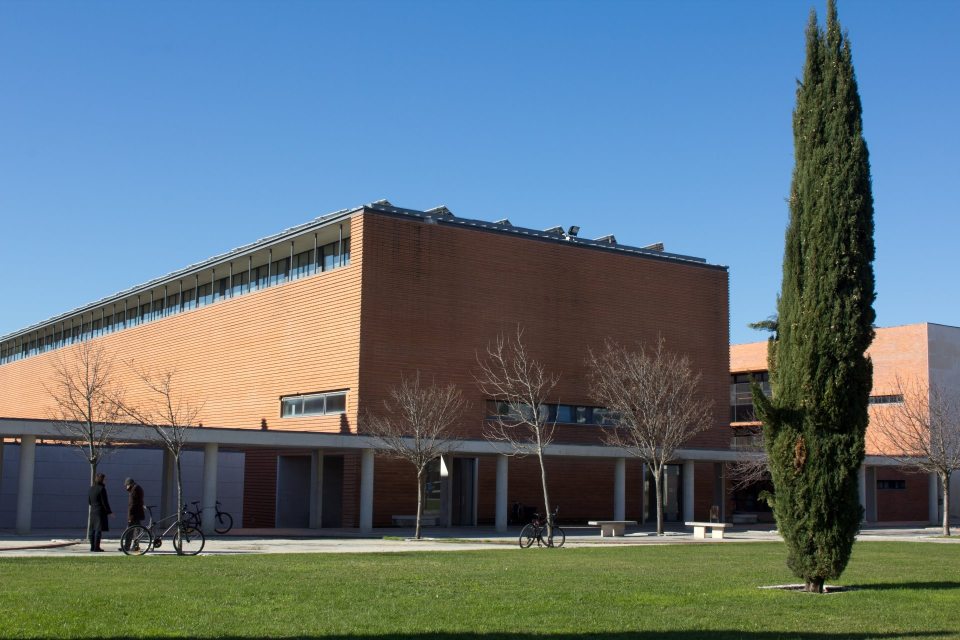
%> input picture aula1_prática/dem_ua.jpg, 1920 x 1280 px (shown at 1/2 size)
$ octave Aula1P_TurmaP2.m   (GNU Octave 9; MATLAB toolbox functions it lacks are replaced by stand-ins)
%> lines starting %> are read from the running program, lines starting %| are printed output that depends on the picture
%% Cabeçalho
% Autor: Miguel Oliveira
% Data: 21-9-26
% Programa para turma IEM P1

clc % limpar o command window
clear all % limpar a memoria do programa
close all; % fechar todas as figuras

%% Exercicio 1

a = 8; % ponto e virgla para sumprimir a impressao para o terminal

bruna = 3;

c = a + bruna

%% Exercicio matrizes

v1 = [21 22 33 44];
v2 = [12 10];

% media do vetor 1
media_v1 = mean(v1)


% matriz é um vetor a duas dimensões

M = [1 2 3 4
     5 6 7 8
     9 10 11 12]


%% Exercicio campo futebol
clc

tempos = [20 25 17  2
          15 25 30  1
           5  5 10  3]

% a) obter a soma dos tempos nos cantos
tempos_cantos = [tempos(1,1) tempos(1,4) tempos(3,1) tempos(3,4)]
soma_tempos_cantos = sum(tempos_cantos)

% tudo ao molhe
% soma_tempos_cantos = sum([tempos(1,1) tempos(1,4) tempos(3,1) tempos(3,4)])

% b) obter a soma do tempo no lado esquerdo do campo
lado_esquerdo = tempos(1, :)
soma_lado_esquerdo = sum(lado_esquerdo)

% c) obter a media do tempo nas zonas do lado direito
lado_direito = tempos(3, :)
media_lado_direito = mean(lado_direito)

%% Exercicio imagens

clc

imagem = imread('dem_ua.jpg');
%> imagem is the input picture: size 1280x1920x3 uint8; mean R, G, B 96.3, 114.9, 124.7

imagem = im2double(imagem); % converte os valores dos pixeis para [0 - 1]
%> imagem: size 1280x1920x3 double

imagem_gray = rgb2gray(imagem); % conversao para cores cinzentas
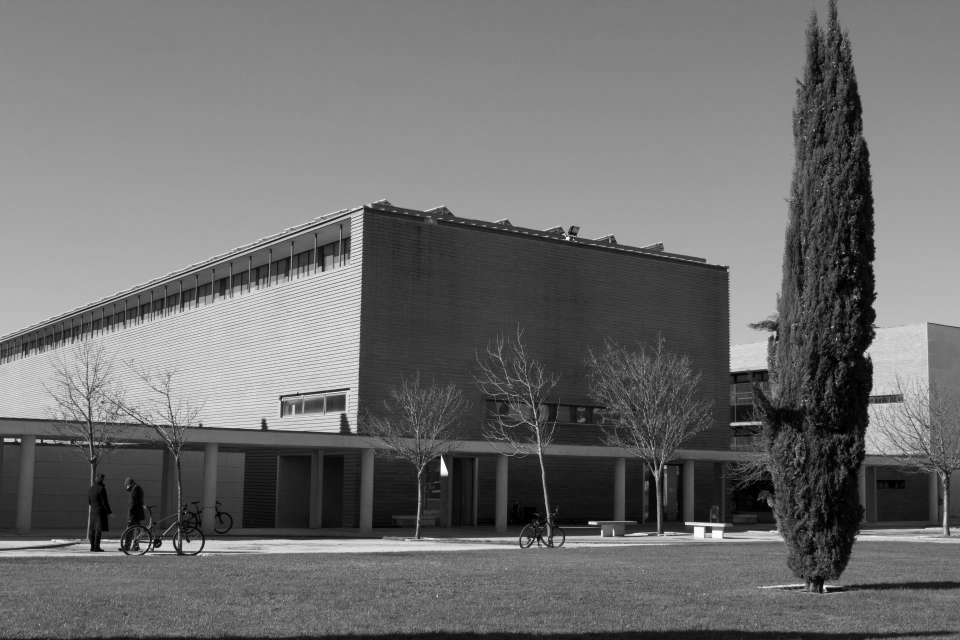
%> imagem_gray: size 1280x1920 double (shown at 1/2 size); min 0, max 0.999, mean 0.433

% imagem_gray(500:800, :) = 1; % pintar faixa branca

figure;
imshow(imagem_gray)


figure;
imagem_gray_clara = imagem_gray * 1.2;
imshow(imagem_gray_clara)


%% Desafio escurecer, manter, clarear


%% partir a imagem em subimagens, altera-las e depois juntar
E = imagem_gray(:, 1:640);
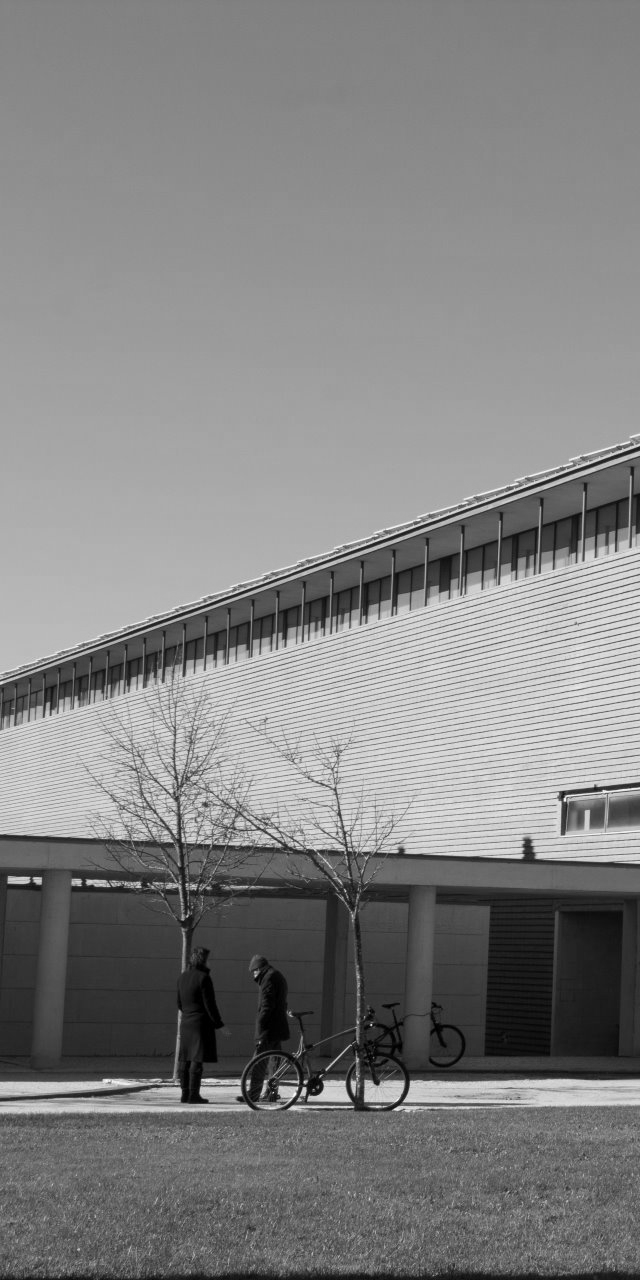
%> E: size 1280x640 double; min 0, max 0.997, mean 0.51
M = imagem_gray(:, 641:2*640);
D = imagem_gray(:, 2*640+1:end);

% alterar as imagens
E = E *0.5;
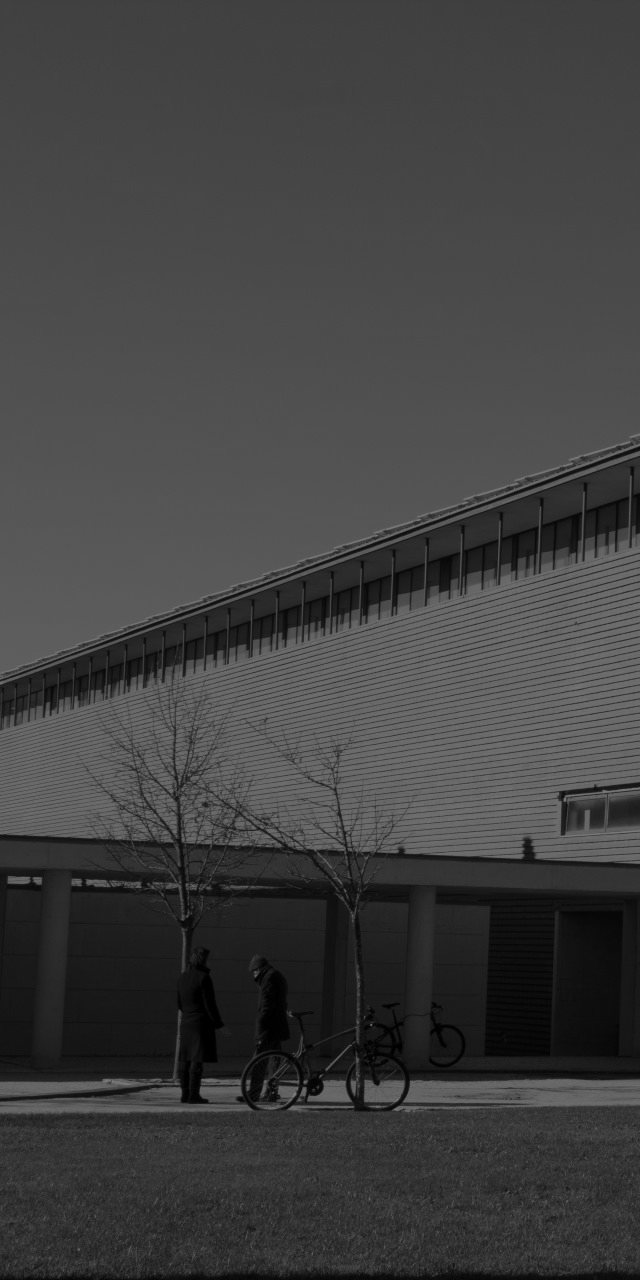
%> E: size 1280x640 double; min 0, max 0.498, mean 0.255
D = D * 1.5;

figure;
imshow(E)
title('Esquerda')

figure;
imshow(M)
title('Meio')

figure;
imshow(D)
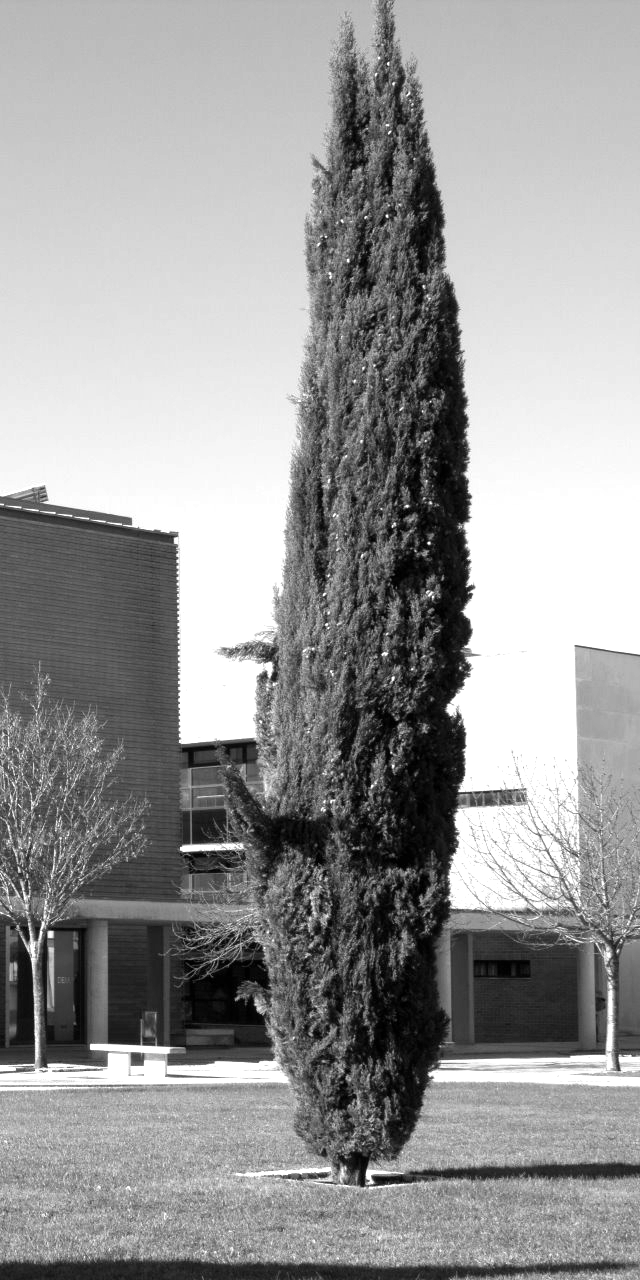
%> displayed picture: size 1280x640, on the screen's scale of 0 to 255; min 0, max 255, mean 151.6
title('Direita')

% juntar as subimagens alteradas

imagem_alterada = [E M D];

% imagem_alterada = [E; M; D];

figure;
imshow(imagem_alterada)
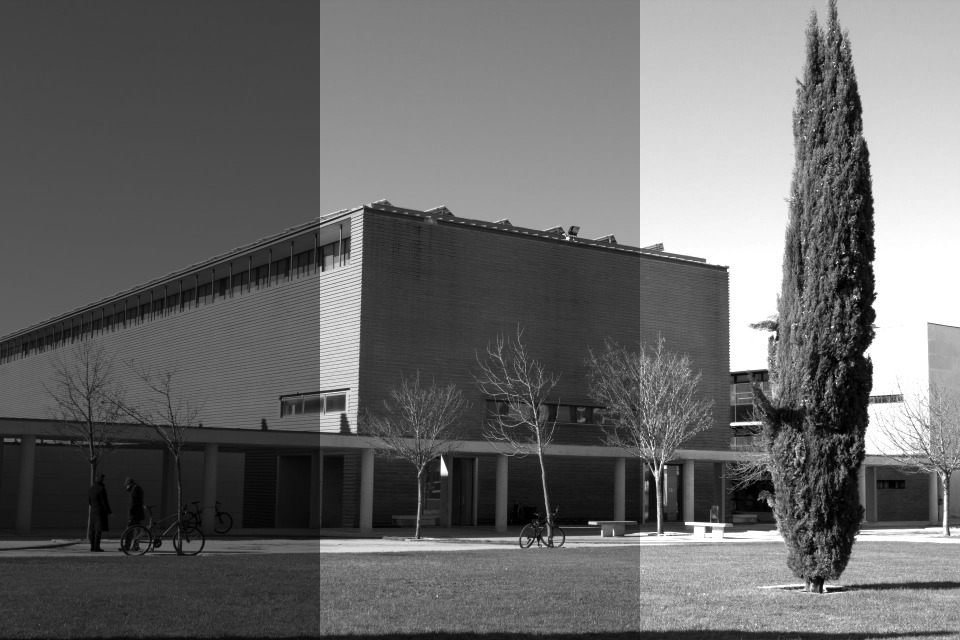
%> displayed picture: size 1280x1920, on the screen's scale of 0 to 255 (shown at 1/2 size); min 0, max 255, mean 105
title('imagem_alterada')

%% nao partir e alterar a imagem diretamente nas zonas alvo

imagem_alterada2 = imagem_gray;


% pintar a parte esquerda
imagem_alterada2(:, 1:640) =  imagem_alterada2(:, 1:640) * 0.5;
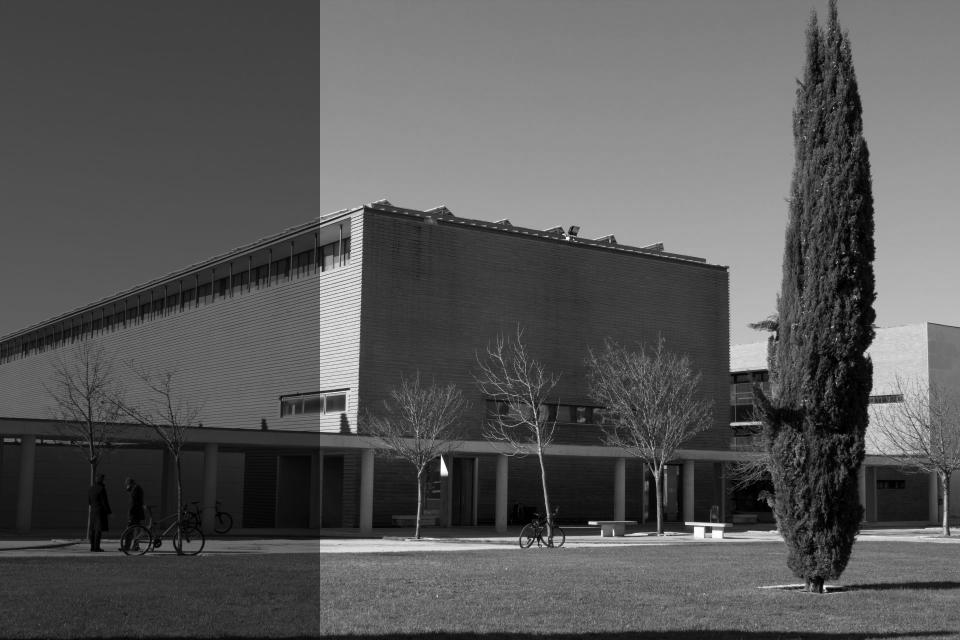
%> imagem_alterada2: size 1280x1920 double (shown at 1/2 size); min 0, max 0.999, mean 0.348


figure;
imshow(imagem_alterada2)
title('imagem_alterada2')
